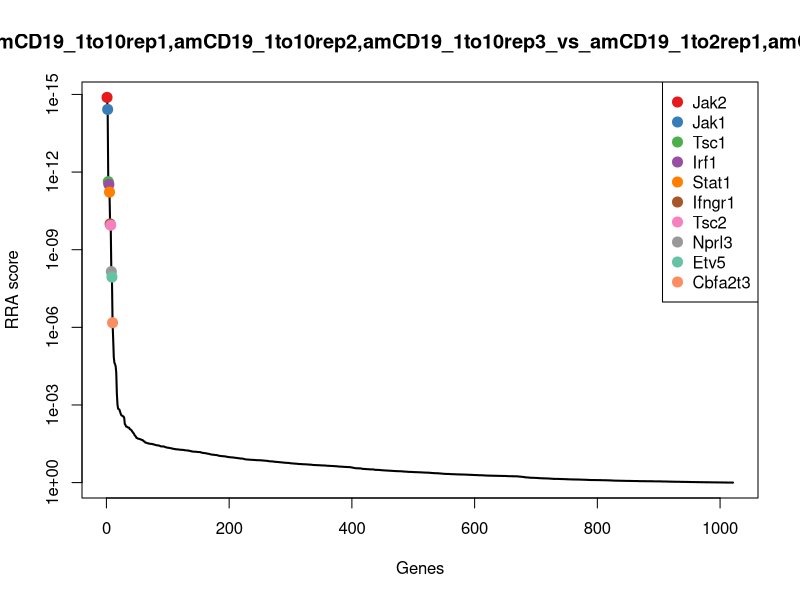
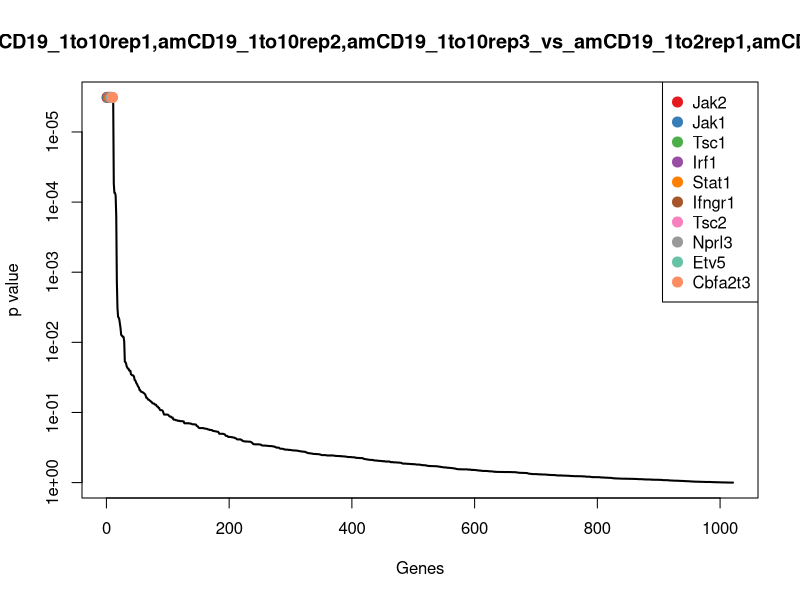
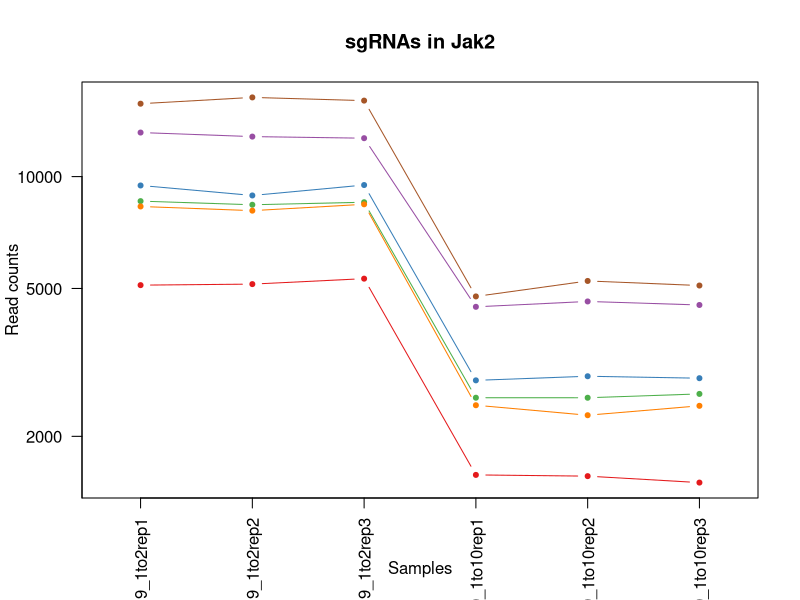
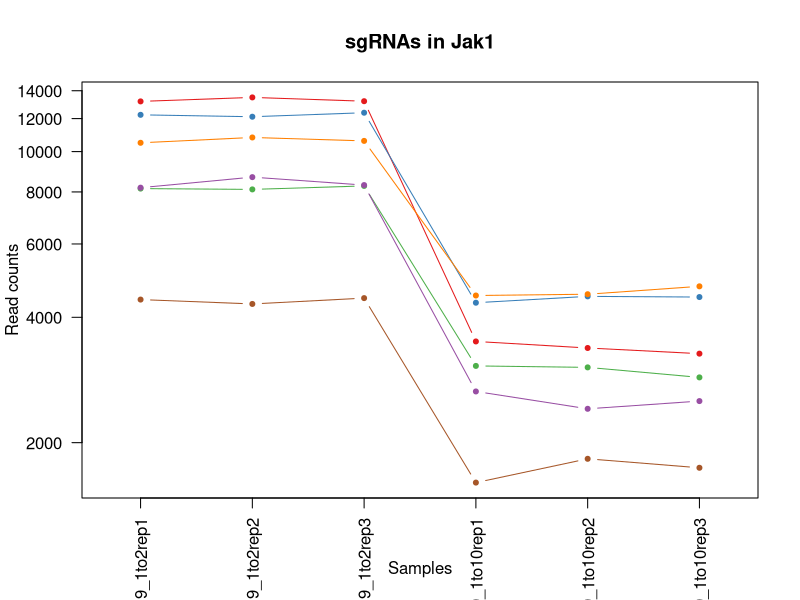
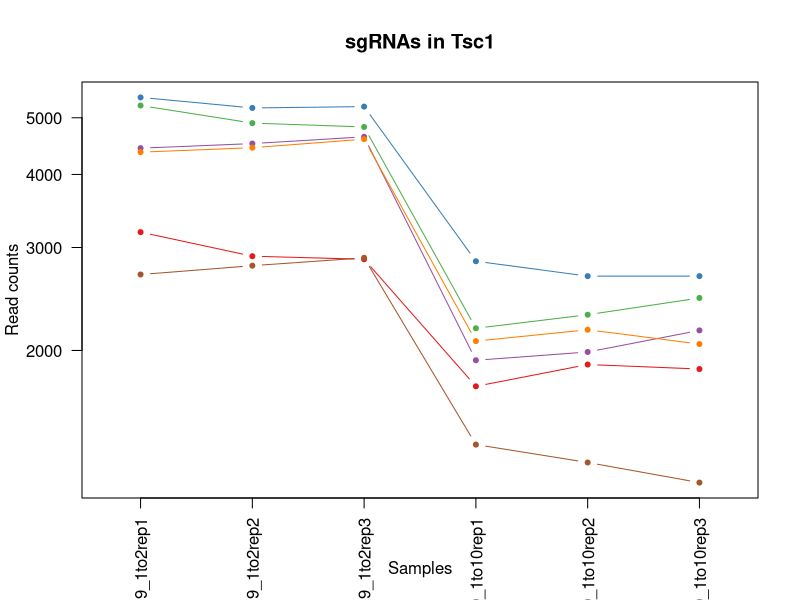
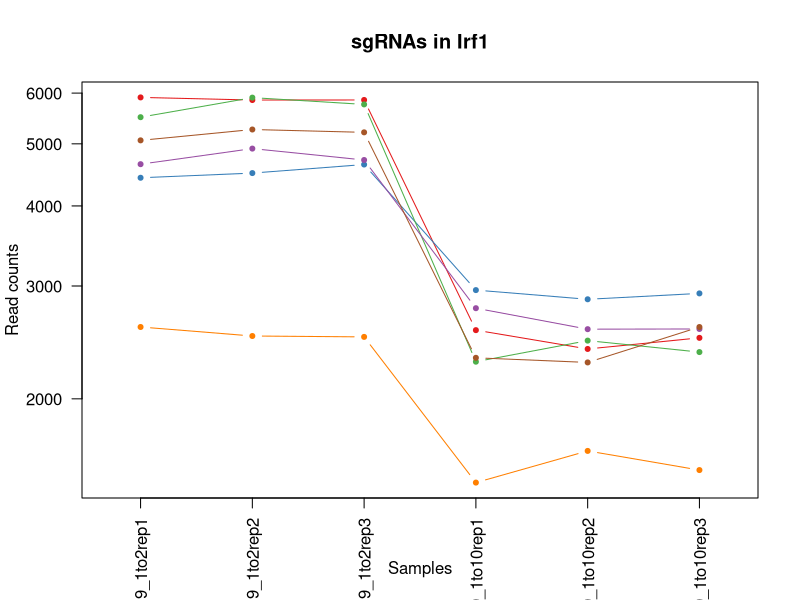
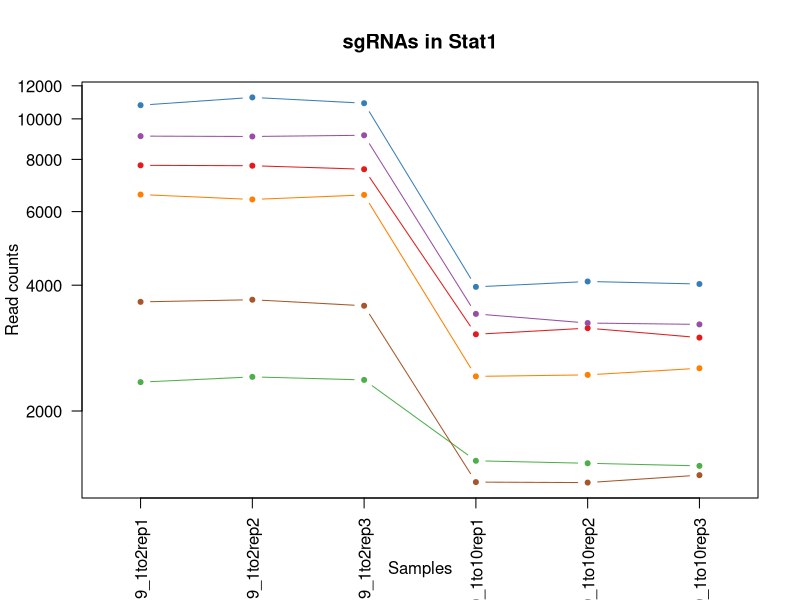
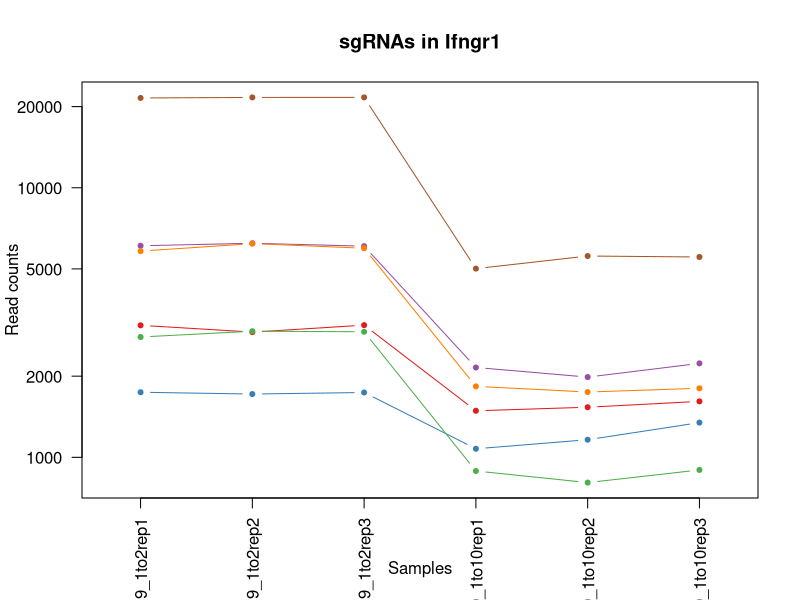

Here is the R script that generated these plots, in order: (Note: this script raises an error after producing the figures.)
pdf(file='cd19_1to10_v_cd19_1to2.pdf',width=4.5,height=4.5);
gstable=read.table('cd19_1to10_v_cd19_1to2.gene_summary.txt',header=T)
# 
#
# parameters
# Do not modify the variables beginning with "__"

# gstablename='__GENE_SUMMARY_FILE__'
startindex=3
# outputfile='__OUTPUT_FILE__'
targetgenelist=c("Jak2","Jak1","Tsc1","Irf1","Stat1","Ifngr1","Tsc2","Nprl3","Etv5","Cbfa2t3")
# samplelabel=sub('.\\w+.\\w+$','',colnames(gstable)[startindex]);
samplelabel='amCD19_1to10rep1,amCD19_1to10rep2,amCD19_1to10rep3_vs_amCD19_1to2rep1,amCD19_1to2rep2,amCD19_1to2rep3 neg.'


# You need to write some codes in front of this code:
# gstable=read.table(gstablename,header=T)
# pdf(file=outputfile,width=6,height=6)


# set up color using RColorBrewer
#library(RColorBrewer)
#colors <- brewer.pal(length(targetgenelist), "Set1")

colors=c( "#E41A1C", "#377EB8", "#4DAF4A", "#984EA3", "#FF7F00",  "#A65628", "#F781BF",
          "#999999", "#66C2A5", "#FC8D62", "#8DA0CB", "#E78AC3", "#A6D854", "#FFD92F", "#E5C494", "#B3B3B3", 
          "#8DD3C7", "#FFFFB3", "#BEBADA", "#FB8072", "#80B1D3", "#FDB462", "#B3DE69", "#FCCDE5",
          "#D9D9D9", "#BC80BD", "#CCEBC5", "#FFED6F")

######
# function definition

plotrankedvalues<-function(val, tglist, ...){
  
  plot(val,log='y',ylim=c(max(val),min(val)),type='l',lwd=2, ...)
  if(length(tglist)>0){
    for(i in 1:length(tglist)){
      targetgene=tglist[i];
      tx=which(names(val)==targetgene);ty=val[targetgene];
      points(tx,ty,col=colors[(i %% length(colors)) ],cex=2,pch=20)
      # text(tx+50,ty,targetgene,col=colors[i])
    }
    legend('topright',tglist,pch=20,pt.cex = 2,cex=1,col=colors)
  }
}



plotrandvalues<-function(val,targetgenelist, ...){
  # choose the one with the best distance distribution
  
  mindiffvalue=0;
  randval=val;
  for(i in 1:20){
    randval0=sample(val)
    vindex=sort(which(names(randval0) %in% targetgenelist))
    if(max(vindex)>0.9*length(val)){
      # print('pass...')
      next;
    }
    mindiffind=min(diff(vindex));
    if (mindiffind > mindiffvalue){
      mindiffvalue=mindiffind;
      randval=randval0;
      # print(paste('Diff: ',mindiffvalue))
    }
  }
  plot(randval,log='y',ylim=c(max(randval),min(randval)),pch=20,col='grey', ...)
  
  if(length(targetgenelist)>0){
    for(i in 1:length(targetgenelist)){
      targetgene=targetgenelist[i];
      tx=which(names(randval)==targetgene);ty=randval[targetgene];
      points(tx,ty,col=colors[(i %% length(colors)) ],cex=2,pch=20)
      text(tx+50,ty,targetgene,col=colors[i])
    }
  }
  
}




# set.seed(1235)



pvec=gstable[,startindex]
names(pvec)=gstable[,'id']
pvec=sort(pvec);

plotrankedvalues(pvec,targetgenelist,xlab='Genes',ylab='RRA score',main=paste('Distribution of RRA scores in \\n',samplelabel))

# plotrandvalues(pvec,targetgenelist,xlab='Genes',ylab='RRA score',main=paste('Distribution of RRA scores in \\n',samplelabel))


pvec=gstable[,startindex+1]
names(pvec)=gstable[,'id']
pvec=sort(pvec);

plotrankedvalues(pvec,targetgenelist,xlab='Genes',ylab='p value',main=paste('Distribution of p values in \\n',samplelabel))

# plotrandvalues(pvec,targetgenelist,xlab='Genes',ylab='p value',main=paste('Distribution of p values in \\n',samplelabel))



# you need to write after this code:
# dev.off()






# parameters
# Do not modify the variables beginning with "__"
targetmat=list(c(5102.881895553063,5135.699508500145,5312.133800657815,1573.7654676753477,1561.7392278813384,1500.4961388581357),c(9464.362005283041,8896.222798680315,9490.075324849484,2828.285952611252,2901.194099401652,2866.2171754236247),c(8588.965273851902,8397.970545665832,8530.725787223962,2539.5216466157754,2539.0238980892923,2600.260973566135),c(13138.149047057626,12812.770222947307,12686.383432935943,4461.408527630115,4612.400394491266,4512.2704247578195),c(8309.347722066495,8097.310900418235,8422.16330232292,2424.0159242175846,2278.4146527005046,2415.169833084233),c(15709.523127238663,16334.701862826827,16012.966522903653,4758.194064347687,5237.0960856438005,5090.90486393425))
targetgene="Jak2"
collabel=c("amCD19_1to2rep1","amCD19_1to2rep2","amCD19_1to2rep3","amCD19_1to10rep1","amCD19_1to10rep2","amCD19_1to10rep3")

# set up color using RColorBrewer
#library(RColorBrewer)
#colors <- brewer.pal(length(targetgenelist), "Set1")

colors=c( "#E41A1C", "#377EB8", "#4DAF4A", "#984EA3", "#FF7F00",  "#A65628", "#F781BF",
          "#999999", "#66C2A5", "#FC8D62", "#8DA0CB", "#E78AC3", "#A6D854", "#FFD92F", "#E5C494", "#B3B3B3", 
          "#8DD3C7", "#FFFFB3", "#BEBADA", "#FB8072", "#80B1D3", "#FDB462", "#B3DE69", "#FCCDE5",
          "#D9D9D9", "#BC80BD", "#CCEBC5", "#FFED6F")


## code

targetmatvec=unlist(targetmat)+1
yrange=range(targetmatvec[targetmatvec>0]);
# yrange[1]=1; # set the minimum value to 1
for(i in 1:length(targetmat)){
  vali=targetmat[[i]]+1;
  if(i==1){
    plot(1:length(vali),vali,type='b',las=1,pch=20,main=paste('sgRNAs in',targetgene),ylab='Read counts',xlab='Samples',xlim=c(0.7,length(vali)+0.3),ylim = yrange,col=colors[(i %% length(colors))],xaxt='n',log='y')
    axis(1,at=1:length(vali),labels=(collabel),las=2)
    # lines(0:100,rep(1,101),col='black');
  }else{
    lines(1:length(vali),vali,type='b',pch=20,col=colors[(i %% length(colors))])
  }
}




# parameters
# Do not modify the variables beginning with "__"
targetmat=list(c(13197.394746148791,13492.10158048591,13212.054412456777,3498.8608409785256,3374.5064788945238,3270.5424823015655),c(12252.785749424234,12124.897398214169,12396.121631200527,4334.673082220988,4489.760749602424,4472.736394751976),c(8148.775266585768,8112.116110222094,8269.604441961983,3056.0889051187946,3031.4987220960456,2868.0141767875266),c(8190.3026257618185,8681.54725652436,8308.458383926567,2653.4231228695467,2410.6355198462866,2515.8019094627425),c(10497.009003460827,10811.219743694839,10608.268919330214,4511.140158107113,4543.415594241292,4745.880602065074),c(4410.759242618891,4305.46889719144,4446.490828946877,1602.6418982748955,1828.0972066242905,1739.4973202570964))
targetgene="Jak1"
collabel=c("amCD19_1to2rep1","amCD19_1to2rep2","amCD19_1to2rep3","amCD19_1to10rep1","amCD19_1to10rep2","amCD19_1to10rep3")

# set up color using RColorBrewer
#library(RColorBrewer)
#colors <- brewer.pal(length(targetgenelist), "Set1")

colors=c( "#E41A1C", "#377EB8", "#4DAF4A", "#984EA3", "#FF7F00",  "#A65628", "#F781BF",
          "#999999", "#66C2A5", "#FC8D62", "#8DA0CB", "#E78AC3", "#A6D854", "#FFD92F", "#E5C494", "#B3B3B3", 
          "#8DD3C7", "#FFFFB3", "#BEBADA", "#FB8072", "#80B1D3", "#FDB462", "#B3DE69", "#FCCDE5",
          "#D9D9D9", "#BC80BD", "#CCEBC5", "#FFED6F")


## code

targetmatvec=unlist(targetmat)+1
yrange=range(targetmatvec[targetmatvec>0]);
# yrange[1]=1; # set the minimum value to 1
for(i in 1:length(targetmat)){
  vali=targetmat[[i]]+1;
  if(i==1){
    plot(1:length(vali),vali,type='b',las=1,pch=20,main=paste('sgRNAs in',targetgene),ylab='Read counts',xlab='Samples',xlim=c(0.7,length(vali)+0.3),ylim = yrange,col=colors[(i %% length(colors))],xaxt='n',log='y')
    axis(1,at=1:length(vali),labels=(collabel),las=2)
    # lines(0:100,rep(1,101),col='black');
  }else{
    lines(1:length(vali),vali,type='b',pch=20,col=colors[(i %% length(colors))])
  }
}




# parameters
# Do not modify the variables beginning with "__"
targetmat=list(c(3185.9789959865807,2897.835103532236,2863.1926938901056,1735.7943282616986,1891.3332735200993,1858.0994102746256),c(5416.275032801656,5196.059210008185,5223.569668238544,2841.1199217666067,2678.909743040627,2679.329033577821),c(5245.736011118676,4894.830133614286,4821.317092605211,2181.7747564102683,2301.4095861171622,2458.29786581788),c(4435.121960002174,4515.588990176976,4637.903631272398,1923.4911271587584,1987.1454960895064,2163.589642137959),c(4365.909694708757,4443.271234596588,4595.05001881146,2074.290264734174,2169.1887189713802,2050.378556212135),c(2696.5098558315344,2791.9209103200146,2879.7627573750015,1379.6516842006108,1285.8000268814453,1187.817901539195))
targetgene="Tsc1"
collabel=c("amCD19_1to2rep1","amCD19_1to2rep2","amCD19_1to2rep3","amCD19_1to10rep1","amCD19_1to10rep2","amCD19_1to10rep3")

# set up color using RColorBrewer
#library(RColorBrewer)
#colors <- brewer.pal(length(targetgenelist), "Set1")

colors=c( "#E41A1C", "#377EB8", "#4DAF4A", "#984EA3", "#FF7F00",  "#A65628", "#F781BF",
          "#999999", "#66C2A5", "#FC8D62", "#8DA0CB", "#E78AC3", "#A6D854", "#FFD92F", "#E5C494", "#B3B3B3", 
          "#8DD3C7", "#FFFFB3", "#BEBADA", "#FB8072", "#80B1D3", "#FDB462", "#B3DE69", "#FCCDE5",
          "#D9D9D9", "#BC80BD", "#CCEBC5", "#FFED6F")


## code

targetmatvec=unlist(targetmat)+1
yrange=range(targetmatvec[targetmatvec>0]);
# yrange[1]=1; # set the minimum value to 1
for(i in 1:length(targetmat)){
  vali=targetmat[[i]]+1;
  if(i==1){
    plot(1:length(vali),vali,type='b',las=1,pch=20,main=paste('sgRNAs in',targetgene),ylab='Read counts',xlab='Samples',xlim=c(0.7,length(vali)+0.3),ylim = yrange,col=colors[(i %% length(colors))],xaxt='n',log='y')
    axis(1,at=1:length(vali),labels=(collabel),las=2)
    # lines(0:100,rep(1,101),col='black');
  }else{
    lines(1:length(vali),vali,type='b',pch=20,col=colors[(i %% length(colors))])
  }
}




# parameters
# Do not modify the variables beginning with "__"
targetmat=list(c(5906.851569201398,5851.474459402094,5852.660699165107,2558.772600348807,2391.473075332405,2488.846889004213),c(4425.155393799922,4500.214349226815,4640.760538769794,2955.021398020378,2859.0367214711127,2920.1272163406834),c(5501.544543643146,5902.1538314229965,5760.096896249482,2284.4465096531044,2464.2903644851544,2364.8537948949784),c(4646.634642738857,4914.190792588563,4716.754278200523,2768.9288452677374,2567.7675648601144,2569.7119503798017),c(2587.985023851456,2505.4970437299744,2497.508534223439,1479.1149451546082,1657.5514504507455,1547.2181743195868),c(5061.90823449936,5263.252085271853,5209.8565122510445,2316.5314325414906,2278.4146527005046,2587.681964018821))
targetgene="Irf1"
collabel=c("amCD19_1to2rep1","amCD19_1to2rep2","amCD19_1to2rep3","amCD19_1to10rep1","amCD19_1to10rep2","amCD19_1to10rep3")

# set up color using RColorBrewer
#library(RColorBrewer)
#colors <- brewer.pal(length(targetgenelist), "Set1")

colors=c( "#E41A1C", "#377EB8", "#4DAF4A", "#984EA3", "#FF7F00",  "#A65628", "#F781BF",
          "#999999", "#66C2A5", "#FC8D62", "#8DA0CB", "#E78AC3", "#A6D854", "#FFD92F", "#E5C494", "#B3B3B3", 
          "#8DD3C7", "#FFFFB3", "#BEBADA", "#FB8072", "#80B1D3", "#FDB462", "#B3DE69", "#FCCDE5",
          "#D9D9D9", "#BC80BD", "#CCEBC5", "#FFED6F")


## code

targetmatvec=unlist(targetmat)+1
yrange=range(targetmatvec[targetmatvec>0]);
# yrange[1]=1; # set the minimum value to 1
for(i in 1:length(targetmat)){
  vali=targetmat[[i]]+1;
  if(i==1){
    plot(1:length(vali),vali,type='b',las=1,pch=20,main=paste('sgRNAs in',targetgene),ylab='Read counts',xlab='Samples',xlim=c(0.7,length(vali)+0.3),ylim = yrange,col=colors[(i %% length(colors))],xaxt='n',log='y')
    axis(1,at=1:length(vali),labels=(collabel),las=2)
    # lines(0:100,rep(1,101),col='black');
  }else{
    lines(1:length(vali),vali,type='b',pch=20,col=colors[(i %% length(colors))])
  }
}




# parameters
# Do not modify the variables beginning with "__"
targetmat=list(c(7741.807146660474,7724.3334995902505,7576.518683093754,3051.2761666855367,3156.054611436275,2995.6012736245657),c(10782.717234592054,11254.806606664304,10901.387628563027,3962.4879767157076,4081.600681456749,4025.2830551403886),c(2343.80415189628,2412.679766882705,2372.375985837501,1519.221098765091,1498.5031609855296,1477.1351211274105),c(9093.384263310325,9075.024178619227,9135.247413672922,3413.8357953243017,3246.118100651518,3222.0234454762126),c(6589.561354055665,6414.072431948734,6576.601059005212,2419.2031857843267,2439.3791866171086,2530.1779203739584),c(3647.7632300242603,3691.052690331294,3570.5629902453143,1350.775253601063,1347.119849325866,1403.45806520743))
targetgene="Stat1"
collabel=c("amCD19_1to2rep1","amCD19_1to2rep2","amCD19_1to2rep3","amCD19_1to10rep1","amCD19_1to10rep2","amCD19_1to10rep3")

# set up color using RColorBrewer
#library(RColorBrewer)
#colors <- brewer.pal(length(targetgenelist), "Set1")

colors=c( "#E41A1C", "#377EB8", "#4DAF4A", "#984EA3", "#FF7F00",  "#A65628", "#F781BF",
          "#999999", "#66C2A5", "#FC8D62", "#8DA0CB", "#E78AC3", "#A6D854", "#FFD92F", "#E5C494", "#B3B3B3", 
          "#8DD3C7", "#FFFFB3", "#BEBADA", "#FB8072", "#80B1D3", "#FDB462", "#B3DE69", "#FCCDE5",
          "#D9D9D9", "#BC80BD", "#CCEBC5", "#FFED6F")


## code

targetmatvec=unlist(targetmat)+1
yrange=range(targetmatvec[targetmatvec>0]);
# yrange[1]=1; # set the minimum value to 1
for(i in 1:length(targetmat)){
  vali=targetmat[[i]]+1;
  if(i==1){
    plot(1:length(vali),vali,type='b',las=1,pch=20,main=paste('sgRNAs in',targetgene),ylab='Read counts',xlab='Samples',xlim=c(0.7,length(vali)+0.3),ylim = yrange,col=colors[(i %% length(colors))],xaxt='n',log='y')
    axis(1,at=1:length(vali),labels=(collabel),las=2)
    # lines(0:100,rep(1,101),col='black');
  }else{
    lines(1:length(vali),vali,type='b',pch=20,col=colors[(i %% length(colors))])
  }
}




# parameters
# Do not modify the variables beginning with "__"
targetmat=list(c(3086.867032086407,2912.640313336095,3092.3166751812514,1487.1361758767048,1532.995561110516,1611.9102234200573),c(1742.4879910270715,1715.69604380873,1738.713902915105,1074.8449167609408,1161.2441375412159,1344.1570201986654),c(2793.9607253646654,2935.986990334488,2921.4736068369807,888.7523640083004,804.8226695830209,896.7036805870775),c(6091.786742065408,6223.8824290837765,6070.3570504666695,2152.8983258107205,1983.3130071867301,2230.078692602331),c(5820.474662115213,6203.952338963198,5965.222854562503,1832.0490969268576,1745.6986952146003,1802.392367993665),c(21528.89039310918,21630.41152343791,21633.64633328022,5011.664955165939,5580.103842442279,5534.764200818034))
targetgene="Ifngr1"
collabel=c("amCD19_1to2rep1","amCD19_1to2rep2","amCD19_1to2rep3","amCD19_1to10rep1","amCD19_1to10rep2","amCD19_1to10rep3")

# set up color using RColorBrewer
#library(RColorBrewer)
#colors <- brewer.pal(length(targetgenelist), "Set1")

colors=c( "#E41A1C", "#377EB8", "#4DAF4A", "#984EA3", "#FF7F00",  "#A65628", "#F781BF",
          "#999999", "#66C2A5", "#FC8D62", "#8DA0CB", "#E78AC3", "#A6D854", "#FFD92F", "#E5C494", "#B3B3B3", 
          "#8DD3C7", "#FFFFB3", "#BEBADA", "#FB8072", "#80B1D3", "#FDB462", "#B3DE69", "#FCCDE5",
          "#D9D9D9", "#BC80BD", "#CCEBC5", "#FFED6F")


## code

targetmatvec=unlist(targetmat)+1
yrange=range(targetmatvec[targetmatvec>0]);
# yrange[1]=1; # set the minimum value to 1
for(i in 1:length(targetmat)){
  vali=targetmat[[i]]+1;
  if(i==1){
    plot(1:length(vali),vali,type='b',las=1,pch=20,main=paste('sgRNAs in',targetgene),ylab='Read counts',xlab='Samples',xlim=c(0.7,length(vali)+0.3),ylim = yrange,col=colors[(i %% length(colors))],xaxt='n',log='y')
    axis(1,at=1:length(vali),labels=(collabel),las=2)
    # lines(0:100,rep(1,101),col='black');
  }else{
    lines(1:length(vali),vali,type='b',pch=20,col=colors[(i %% length(colors))])
  }
}




# parameters
# Do not modify the variables beginning with "__"
targetmat=list(c(3621.185720151588,3346.5468468184226,3467.142938839585,1843.2788199377926,1808.934762110409,1879.6634266414492),c(5530.336846005208,5296.848522903687,5409.2686555692735,2555.5641080599685,2389.556830881017,2398.9968208091154),c(11127.117466692096,11452.968645577494,10797.967577157297,4312.213636199118,4575.9917499148905,4801.587644346035),c(1192.6657555361653,1301.719600446982,1162.7613514401048,803.7273183540767,810.5714029371854,832.011631486607),c(12692.42205856802,12752.979952585569,12794.945917836985,4862.470063734943,4706.296372609285,4812.369652529446),c(7627.191635334576,8198.669644460038,8198.753136026566,2902.0812752545403,2839.874276957231,2930.9092245240954))
targetgene="Tsc2"
collabel=c("amCD19_1to2rep1","amCD19_1to2rep2","amCD19_1to2rep3","amCD19_1to10rep1","amCD19_1to10rep2","amCD19_1to10rep3")

# set up color using RColorBrewer
#library(RColorBrewer)
#colors <- brewer.pal(length(targetgenelist), "Set1")

colors=c( "#E41A1C", "#377EB8", "#4DAF4A", "#984EA3", "#FF7F00",  "#A65628", "#F781BF",
          "#999999", "#66C2A5", "#FC8D62", "#8DA0CB", "#E78AC3", "#A6D854", "#FFD92F", "#E5C494", "#B3B3B3", 
          "#8DD3C7", "#FFFFB3", "#BEBADA", "#FB8072", "#80B1D3", "#FDB462", "#B3DE69", "#FCCDE5",
          "#D9D9D9", "#BC80BD", "#CCEBC5", "#FFED6F")


## code

targetmatvec=unlist(targetmat)+1
yrange=range(targetmatvec[targetmatvec>0]);
# yrange[1]=1; # set the minimum value to 1
for(i in 1:length(targetmat)){
  vali=targetmat[[i]]+1;
  if(i==1){
    plot(1:length(vali),vali,type='b',las=1,pch=20,main=paste('sgRNAs in',targetgene),ylab='Read counts',xlab='Samples',xlim=c(0.7,length(vali)+0.3),ylim = yrange,col=colors[(i %% length(colors))],xaxt='n',log='y')
    axis(1,at=1:length(vali),labels=(collabel),las=2)
    # lines(0:100,rep(1,101),col='black');
  }else{
    lines(1:length(vali),vali,type='b',pch=20,col=colors[(i %% length(colors))])
  }
}




# parameters
# Do not modify the variables beginning with "__"
targetmat=list(c(4174.330144376579,4356.717700358644,4163.08560520521,3287.100349915176,3481.81616817226,3123.188370461605),c(3409.119339292558,3278.784540408453,3488.284054320314,2340.59512470778,2462.3741200337663,2440.32785217886),c(4478.310413545267,4480.853690252538,4477.345429918752,3798.8548699849375,3730.9279468527184,3647.912768720977),c(3880.316441410142,3866.437483392392,3983.6718143687517,2699.9462610577066,2738.3133210336596,2654.1710144831936),c(4833.2309099699105,4659.085639045147,4705.32664821094,3059.2973974076335,3230.788145040413,3205.850433201095),c(3099.0483907780485,3140.982203003304,3211.164027072918,2274.821032786588,2305.2420750199385,2237.2666980579393))
targetgene="Nprl3"
collabel=c("amCD19_1to2rep1","amCD19_1to2rep2","amCD19_1to2rep3","amCD19_1to10rep1","amCD19_1to10rep2","amCD19_1to10rep3")

# set up color using RColorBrewer
#library(RColorBrewer)
#colors <- brewer.pal(length(targetgenelist), "Set1")

colors=c( "#E41A1C", "#377EB8", "#4DAF4A", "#984EA3", "#FF7F00",  "#A65628", "#F781BF",
          "#999999", "#66C2A5", "#FC8D62", "#8DA0CB", "#E78AC3", "#A6D854", "#FFD92F", "#E5C494", "#B3B3B3", 
          "#8DD3C7", "#FFFFB3", "#BEBADA", "#FB8072", "#80B1D3", "#FDB462", "#B3DE69", "#FCCDE5",
          "#D9D9D9", "#BC80BD", "#CCEBC5", "#FFED6F")


## code

targetmatvec=unlist(targetmat)+1
yrange=range(targetmatvec[targetmatvec>0]);
# yrange[1]=1; # set the minimum value to 1
for(i in 1:length(targetmat)){
  vali=targetmat[[i]]+1;
  if(i==1){
    plot(1:length(vali),vali,type='b',las=1,pch=20,main=paste('sgRNAs in',targetgene),ylab='Read counts',xlab='Samples',xlim=c(0.7,length(vali)+0.3),ylim = yrange,col=colors[(i %% length(colors))],xaxt='n',log='y')
    axis(1,at=1:length(vali),labels=(collabel),las=2)
    # lines(0:100,rep(1,101),col='black');
  }else{
    lines(1:length(vali),vali,type='b',pch=20,col=colors[(i %% length(colors))])
  }
}




# parameters
# Do not modify the variables beginning with "__"
targetmat=list(c(1521.5624402104838,1606.365263718695,1463.3080201661464,1158.2657162707453,1073.0968927773613,1108.7498415275088),c(2538.1521928401958,2656.396297500075,2587.786811141147,1737.3985744061179,1755.279917471541,1947.9494784697235),c(2625.0827980487275,2824.947916805546,2645.496342588543,1601.037652130476,1590.4828946521604,1446.586097941077),c(1727.5381417236933,1690.6410733714304,1600.4395800411467,1211.2058390365826,1212.9827377286958,1317.201999740136),c(1191.5583592914707,1204.9163055755967,1233.0412758760422,652.9281807786612,666.8530690830745,745.755566019313),c(2079.1364494142526,2057.9241627363926,1964.9809767088552,968.9646712292662,967.7034479510133,975.7717405987638))
targetgene="Etv5"
collabel=c("amCD19_1to2rep1","amCD19_1to2rep2","amCD19_1to2rep3","amCD19_1to10rep1","amCD19_1to10rep2","amCD19_1to10rep3")

# set up color using RColorBrewer
#library(RColorBrewer)
#colors <- brewer.pal(length(targetgenelist), "Set1")

colors=c( "#E41A1C", "#377EB8", "#4DAF4A", "#984EA3", "#FF7F00",  "#A65628", "#F781BF",
          "#999999", "#66C2A5", "#FC8D62", "#8DA0CB", "#E78AC3", "#A6D854", "#FFD92F", "#E5C494", "#B3B3B3", 
          "#8DD3C7", "#FFFFB3", "#BEBADA", "#FB8072", "#80B1D3", "#FDB462", "#B3DE69", "#FCCDE5",
          "#D9D9D9", "#BC80BD", "#CCEBC5", "#FFED6F")


## code

targetmatvec=unlist(targetmat)+1
yrange=range(targetmatvec[targetmatvec>0]);
# yrange[1]=1; # set the minimum value to 1
for(i in 1:length(targetmat)){
  vali=targetmat[[i]]+1;
  if(i==1){
    plot(1:length(vali),vali,type='b',las=1,pch=20,main=paste('sgRNAs in',targetgene),ylab='Read counts',xlab='Samples',xlim=c(0.7,length(vali)+0.3),ylim = yrange,col=colors[(i %% length(colors))],xaxt='n',log='y')
    axis(1,at=1:length(vali),labels=(collabel),las=2)
    # lines(0:100,rep(1,101),col='black');
  }else{
    lines(1:length(vali),vali,type='b',pch=20,col=colors[(i %% length(colors))])
  }
}




# parameters
# Do not modify the variables beginning with "__"
targetmat=list(c(2188.2149795166783,2158.1440444855916,2046.688531134376,1719.7518668175055,1657.5514504507455,1646.0532493341946),c(1844.3684455389816,1867.164728725133,1715.8586429359384,1830.4448507824382,1843.4271622353956,1804.1893693575669),c(2719.7651769701224,2648.9936925981456,2634.06871259896,1342.7540228789665,1444.8483163466615,1421.4280788464496),c(2957.8553695794776,3024.2488180113396,2863.1926938901056,2026.1628804015945,1866.4220956520533,1908.4154484638805),c(1606.8319510519739,1606.365263718695,1602.7251060390633,944.9009790629764,917.8810922149215,1049.448796518744),c(2668.27125159182,2774.8379759309464,2598.643059631251,1576.9739599641864,1615.3940725202065,1529.2481606805673))
targetgene="Cbfa2t3"
collabel=c("amCD19_1to2rep1","amCD19_1to2rep2","amCD19_1to2rep3","amCD19_1to10rep1","amCD19_1to10rep2","amCD19_1to10rep3")

# set up color using RColorBrewer
#library(RColorBrewer)
#colors <- brewer.pal(length(targetgenelist), "Set1")

colors=c( "#E41A1C", "#377EB8", "#4DAF4A", "#984EA3", "#FF7F00",  "#A65628", "#F781BF",
          "#999999", "#66C2A5", "#FC8D62", "#8DA0CB", "#E78AC3", "#A6D854", "#FFD92F", "#E5C494", "#B3B3B3", 
          "#8DD3C7", "#FFFFB3", "#BEBADA", "#FB8072", "#80B1D3", "#FDB462", "#B3DE69", "#FCCDE5",
          "#D9D9D9", "#BC80BD", "#CCEBC5", "#FFED6F")


## code

targetmatvec=unlist(targetmat)+1
yrange=range(targetmatvec[targetmatvec>0]);
# yrange[1]=1; # set the minimum value to 1
for(i in 1:length(targetmat)){
  vali=targetmat[[i]]+1;
  if(i==1){
    plot(1:length(vali),vali,type='b',las=1,pch=20,main=paste('sgRNAs in',targetgene),ylab='Read counts',xlab='Samples',xlim=c(0.7,length(vali)+0.3),ylim = yrange,col=colors[(i %% length(colors))],xaxt='n',log='y')
    axis(1,at=1:length(vali),labels=(collabel),las=2)
    # lines(0:100,rep(1,101),col='black');
  }else{
    lines(1:length(vali),vali,type='b',pch=20,col=colors[(i %% length(colors))])
  }
}



# 
#
# parameters
# Do not modify the variables beginning with "__"

# gstablename='__GENE_SUMMARY_FILE__'
startindex=9
# outputfile='__OUTPUT_FILE__'
targetgenelist=c("H2-T23","Brd4","Eif2ak4","Stub1","Rnf31","Keap1","Rbck1","Cbx4","Phf6","Zmiz1")
# samplelabel=sub('.\\w+.\\w+$','',colnames(gstable)[startindex]);
samplelabel='amCD19_1to10rep1,amCD19_1to10rep2,amCD19_1to10rep3_vs_amCD19_1to2rep1,amCD19_1to2rep2,amCD19_1to2rep3 pos.'


# You need to write some codes in front of this code:
# gstable=read.table(gstablename,header=T)
# pdf(file=outputfile,width=6,height=6)


# set up color using RColorBrewer
#library(RColorBrewer)
#colors <- brewer.pal(length(targetgenelist), "Set1")

colors=c( "#E41A1C", "#377EB8", "#4DAF4A", "#984EA3", "#FF7F00",  "#A65628", "#F781BF",
          "#999999", "#66C2A5", "#FC8D62", "#8DA0CB", "#E78AC3", "#A6D854", "#FFD92F", "#E5C494", "#B3B3B3", 
          "#8DD3C7", "#FFFFB3", "#BEBADA", "#FB8072", "#80B1D3", "#FDB462", "#B3DE69", "#FCCDE5",
          "#D9D9D9", "#BC80BD", "#CCEBC5", "#FFED6F")

######
# function definition

plotrankedvalues<-function(val, tglist, ...){
  
  plot(val,log='y',ylim=c(max(val),min(val)),type='l',lwd=2, ...)
  if(length(tglist)>0){
    for(i in 1:length(tglist)){
      targetgene=tglist[i];
      tx=which(names(val)==targetgene);ty=val[targetgene];
      points(tx,ty,col=colors[(i %% length(colors)) ],cex=2,pch=20)
      # text(tx+50,ty,targetgene,col=colors[i])
    }
    legend('topright',tglist,pch=20,pt.cex = 2,cex=1,col=colors)
  }
}



plotrandvalues<-function(val,targetgenelist, ...){
  # choose the one with the best distance distribution
  
  mindiffvalue=0;
  randval=val;
  for(i in 1:20){
    randval0=sample(val)
    vindex=sort(which(names(randval0) %in% targetgenelist))
    if(max(vindex)>0.9*length(val)){
      # print('pass...')
      next;
    }
    mindiffind=min(diff(vindex));
    if (mindiffind > mindiffvalue){
      mindiffvalue=mindiffind;
      randval=randval0;
      # print(paste('Diff: ',mindiffvalue))
    }
  }
  plot(randval,log='y',ylim=c(max(randval),min(randval)),pch=20,col='grey', ...)
  
  if(length(targetgenelist)>0){
    for(i in 1:length(targetgenelist)){
      targetgene=targetgenelist[i];
      tx=which(names(randval)==targetgene);ty=randval[targetgene];
      points(tx,ty,col=colors[(i %% length(colors)) ],cex=2,pch=20)
      text(tx+50,ty,targetgene,col=colors[i])
    }
  }
  
}




# set.seed(1235)



pvec=gstable[,startindex]
names(pvec)=gstable[,'id']
pvec=sort(pvec);

plotrankedvalues(pvec,targetgenelist,xlab='Genes',ylab='RRA score',main=paste('Distribution of RRA scores in \\n',samplelabel))

# plotrandvalues(pvec,targetgenelist,xlab='Genes',ylab='RRA score',main=paste('Distribution of RRA scores in \\n',samplelabel))


pvec=gstable[,startindex+1]
names(pvec)=gstable[,'id']
pvec=sort(pvec);

plotrankedvalues(pvec,targetgenelist,xlab='Genes',ylab='p value',main=paste('Distribution of p values in \\n',samplelabel))

# plotrandvalues(pvec,targetgenelist,xlab='Genes',ylab='p value',main=paste('Distribution of p values in \\n',samplelabel))



# you need to write after this code:
# dev.off()






# parameters
# Do not modify the variables beginning with "__"
targetmat=list(c(517.1540462724133,452.1283301639999,454.81967358541687,691.4300882447246,663.0205801802982,632.5444800934896),c(809.5066548718075,796.0647425305691,814.2186367578129,1175.9124238593577,1188.07155986065,1223.7579288172342),c(1190.4509630467758,1188.9722334791331,1231.3271313776047,1719.7518668175055,1670.9651616104625,1681.9932766122338),c(733.096313987875,702.6780345369973,733.6538453312504,1270.5629463800974,1402.6909384161222,1290.2469792816066),c(569.201669773063,550.0704873279898,613.6637304406253,787.6848569098836,967.7034479510133,718.8005455607836),c(270.20468370550077,315.46485505145586,310.8315357166668,421.9167359822798,452.2336905276023,436.6713314281761))
targetgene="H2-T23"
collabel=c("amCD19_1to2rep1","amCD19_1to2rep2","amCD19_1to2rep3","amCD19_1to10rep1","amCD19_1to10rep2","amCD19_1to10rep3")

# set up color using RColorBrewer
#library(RColorBrewer)
#colors <- brewer.pal(length(targetgenelist), "Set1")

colors=c( "#E41A1C", "#377EB8", "#4DAF4A", "#984EA3", "#FF7F00",  "#A65628", "#F781BF",
          "#999999", "#66C2A5", "#FC8D62", "#8DA0CB", "#E78AC3", "#A6D854", "#FFD92F", "#E5C494", "#B3B3B3", 
          "#8DD3C7", "#FFFFB3", "#BEBADA", "#FB8072", "#80B1D3", "#FDB462", "#B3DE69", "#FCCDE5",
          "#D9D9D9", "#BC80BD", "#CCEBC5", "#FFED6F")


## code

targetmatvec=unlist(targetmat)+1
yrange=range(targetmatvec[targetmatvec>0]);
# yrange[1]=1; # set the minimum value to 1
for(i in 1:length(targetmat)){
  vali=targetmat[[i]]+1;
  if(i==1){
    plot(1:length(vali),vali,type='b',las=1,pch=20,main=paste('sgRNAs in',targetgene),ylab='Read counts',xlab='Samples',xlim=c(0.7,length(vali)+0.3),ylim = yrange,col=colors[(i %% length(colors))],xaxt='n',log='y')
    axis(1,at=1:length(vali),labels=(collabel),las=2)
    # lines(0:100,rep(1,101),col='black');
  }else{
    lines(1:length(vali),vali,type='b',pch=20,col=colors[(i %% length(colors))])
  }
}




# parameters
# Do not modify the variables beginning with "__"
targetmat=list(c(970.6328084748828,1009.0319912476169,995.3465720927088,624.0517501791135,525.0509796803518,566.0554296291172),c(522.6910274958867,506.22428906271523,442.8206620963544,636.8857193344679,716.6754248191663,569.649432356921),c(167.21683294889596,148.05209803858938,132.56050787916672,332.07895189479814,417.7412904026156,472.61135870621524),c(97.45086953313142,104.7753309196171,93.1351844151042,319.2449827394436,343.007756798478,296.50522504382326),c(942.947902357516,1003.3376797845942,937.6370406453129,952.9222097850729,933.2110478260266,1036.8697869714304),c(240.30498509874454,227.77245852090675,283.4052237416668,206.9477526300916,208.8706452013078,195.87314866531355))
targetgene="Brd4"
collabel=c("amCD19_1to2rep1","amCD19_1to2rep2","amCD19_1to2rep3","amCD19_1to10rep1","amCD19_1to10rep2","amCD19_1to10rep3")

# set up color using RColorBrewer
#library(RColorBrewer)
#colors <- brewer.pal(length(targetgenelist), "Set1")

colors=c( "#E41A1C", "#377EB8", "#4DAF4A", "#984EA3", "#FF7F00",  "#A65628", "#F781BF",
          "#999999", "#66C2A5", "#FC8D62", "#8DA0CB", "#E78AC3", "#A6D854", "#FFD92F", "#E5C494", "#B3B3B3", 
          "#8DD3C7", "#FFFFB3", "#BEBADA", "#FB8072", "#80B1D3", "#FDB462", "#B3DE69", "#FCCDE5",
          "#D9D9D9", "#BC80BD", "#CCEBC5", "#FFED6F")


## code

targetmatvec=unlist(targetmat)+1
yrange=range(targetmatvec[targetmatvec>0]);
# yrange[1]=1; # set the minimum value to 1
for(i in 1:length(targetmat)){
  vali=targetmat[[i]]+1;
  if(i==1){
    plot(1:length(vali),vali,type='b',las=1,pch=20,main=paste('sgRNAs in',targetgene),ylab='Read counts',xlab='Samples',xlim=c(0.7,length(vali)+0.3),ylim = yrange,col=colors[(i %% length(colors))],xaxt='n',log='y')
    axis(1,at=1:length(vali),labels=(collabel),las=2)
    # lines(0:100,rep(1,101),col='black');
  }else{
    lines(1:length(vali),vali,type='b',pch=20,col=colors[(i %% length(colors))])
  }
}




# parameters
# Do not modify the variables beginning with "__"
targetmat=list(c(1076.9428479655717,1122.348789361768,1070.7689300239588,1182.329408437035,1224.4802044370247,1318.999001104038),c(509.95597068189795,460.6697973585339,442.8206620963544,826.1867643759471,760.7490472010936,790.680600116862),c(930.7665436658746,976.0049847620854,1020.4873580697922,1381.25593034503,1506.1681387910821,1604.7222179644496),c(468.98230962819497,568.2922840096624,456.5338180838544,585.5498427130499,565.2921131595028,575.0404364486269),c(780.1606543873987,849.5912702829822,843.3590932312504,1224.0398081919373,1408.4396717702866,1326.1870065596459),c(525.4595181076234,530.1403972074105,488.53118205468775,583.9455965686305,607.449491090042,537.3034078066858))
targetgene="Eif2ak4"
collabel=c("amCD19_1to2rep1","amCD19_1to2rep2","amCD19_1to2rep3","amCD19_1to10rep1","amCD19_1to10rep2","amCD19_1to10rep3")

# set up color using RColorBrewer
#library(RColorBrewer)
#colors <- brewer.pal(length(targetgenelist), "Set1")

colors=c( "#E41A1C", "#377EB8", "#4DAF4A", "#984EA3", "#FF7F00",  "#A65628", "#F781BF",
          "#999999", "#66C2A5", "#FC8D62", "#8DA0CB", "#E78AC3", "#A6D854", "#FFD92F", "#E5C494", "#B3B3B3", 
          "#8DD3C7", "#FFFFB3", "#BEBADA", "#FB8072", "#80B1D3", "#FDB462", "#B3DE69", "#FCCDE5",
          "#D9D9D9", "#BC80BD", "#CCEBC5", "#FFED6F")


## code

targetmatvec=unlist(targetmat)+1
yrange=range(targetmatvec[targetmatvec>0]);
# yrange[1]=1; # set the minimum value to 1
for(i in 1:length(targetmat)){
  vali=targetmat[[i]]+1;
  if(i==1){
    plot(1:length(vali),vali,type='b',las=1,pch=20,main=paste('sgRNAs in',targetgene),ylab='Read counts',xlab='Samples',xlim=c(0.7,length(vali)+0.3),ylim = yrange,col=colors[(i %% length(colors))],xaxt='n',log='y')
    axis(1,at=1:length(vali),labels=(collabel),las=2)
    # lines(0:100,rep(1,101),col='black');
  }else{
    lines(1:length(vali),vali,type='b',pch=20,col=colors[(i %% length(colors))])
  }
}




# parameters
# Do not modify the variables beginning with "__"
targetmat=list(c(791.7883149566928,792.0787245064532,778.7929837901046,673.7833806561122,718.5916692705545,734.9735578359013),c(262.452909992638,281.8684174196221,265.6923972578126,487.6908279034717,517.3860018747991,546.2884146261956),c(808.3992586271129,808.0227966029167,733.6538453312504,755.5999340214972,837.3988252566194,871.5456614924501),c(146.17630429969714,132.67745708842818,174.27135734114592,316.036490450605,249.11177868045885,282.12921413260756),c(394.2330631113044,409.4209941913299,445.6775695937502,832.6037489536244,732.0053804302714,765.5225810222346),c(366.5481569939375,349.0612926832896,308.54600971875016,551.8606736802443,611.2819799928183,587.6194459959406))
targetgene="Stub1"
collabel=c("amCD19_1to2rep1","amCD19_1to2rep2","amCD19_1to2rep3","amCD19_1to10rep1","amCD19_1to10rep2","amCD19_1to10rep3")

# set up color using RColorBrewer
#library(RColorBrewer)
#colors <- brewer.pal(length(targetgenelist), "Set1")

colors=c( "#E41A1C", "#377EB8", "#4DAF4A", "#984EA3", "#FF7F00",  "#A65628", "#F781BF",
          "#999999", "#66C2A5", "#FC8D62", "#8DA0CB", "#E78AC3", "#A6D854", "#FFD92F", "#E5C494", "#B3B3B3", 
          "#8DD3C7", "#FFFFB3", "#BEBADA", "#FB8072", "#80B1D3", "#FDB462", "#B3DE69", "#FCCDE5",
          "#D9D9D9", "#BC80BD", "#CCEBC5", "#FFED6F")


## code

targetmatvec=unlist(targetmat)+1
yrange=range(targetmatvec[targetmatvec>0]);
# yrange[1]=1; # set the minimum value to 1
for(i in 1:length(targetmat)){
  vali=targetmat[[i]]+1;
  if(i==1){
    plot(1:length(vali),vali,type='b',las=1,pch=20,main=paste('sgRNAs in',targetgene),ylab='Read counts',xlab='Samples',xlim=c(0.7,length(vali)+0.3),ylim = yrange,col=colors[(i %% length(colors))],xaxt='n',log='y')
    axis(1,at=1:length(vali),labels=(collabel),las=2)
    # lines(0:100,rep(1,101),col='black');
  }else{
    lines(1:length(vali),vali,type='b',pch=20,col=colors[(i %% length(colors))])
  }
}




# parameters
# Do not modify the variables beginning with "__"
targetmat=list(c(917.4777887295385,915.0758521077429,866.7857347098962,1304.2521154129029,1071.1806483259732,1092.5768292523912),c(896.4372600803396,909.3815406447202,921.0669771604171,1155.0572239819066,1180.4065820550975,1257.9009547313713),c(796.7715980578188,869.5213604035615,785.6495617838546,1142.2232548265522,1153.5791597356633,1171.6448892640774),c(1376.4935321554813,1502.7287950916823,1481.59222814948,1524.0338371983491,1761.0286508257054,1739.4973202570964),c(640.0750294335223,650.859800223491,680.5153658796878,851.8547026866562,950.45724788852,893.1096778592737),c(387.58868564313633,428.2122220193047,390.253564144271,802.1230722096574,908.2998699579808,882.3276696758619))
targetgene="Rnf31"
collabel=c("amCD19_1to2rep1","amCD19_1to2rep2","amCD19_1to2rep3","amCD19_1to10rep1","amCD19_1to10rep2","amCD19_1to10rep3")

# set up color using RColorBrewer
#library(RColorBrewer)
#colors <- brewer.pal(length(targetgenelist), "Set1")

colors=c( "#E41A1C", "#377EB8", "#4DAF4A", "#984EA3", "#FF7F00",  "#A65628", "#F781BF",
          "#999999", "#66C2A5", "#FC8D62", "#8DA0CB", "#E78AC3", "#A6D854", "#FFD92F", "#E5C494", "#B3B3B3", 
          "#8DD3C7", "#FFFFB3", "#BEBADA", "#FB8072", "#80B1D3", "#FDB462", "#B3DE69", "#FCCDE5",
          "#D9D9D9", "#BC80BD", "#CCEBC5", "#FFED6F")


## code

targetmatvec=unlist(targetmat)+1
yrange=range(targetmatvec[targetmatvec>0]);
# yrange[1]=1; # set the minimum value to 1
for(i in 1:length(targetmat)){
  vali=targetmat[[i]]+1;
  if(i==1){
    plot(1:length(vali),vali,type='b',las=1,pch=20,main=paste('sgRNAs in',targetgene),ylab='Read counts',xlab='Samples',xlim=c(0.7,length(vali)+0.3),ylim = yrange,col=colors[(i %% length(colors))],xaxt='n',log='y')
    axis(1,at=1:length(vali),labels=(collabel),las=2)
    # lines(0:100,rep(1,101),col='black');
  }else{
    lines(1:length(vali),vali,type='b',pch=20,col=colors[(i %% length(colors))])
  }
}




# parameters
# Do not modify the variables beginning with "__"
targetmat=list(c(562.0035941825477,612.1384822749369,581.0949849703128,903.1905793080742,927.4623144718622,941.6287146846265),c(246.39566444456523,228.91132081351128,253.69338576875012,495.71205862556826,500.1398018123059,519.3333941676661),c(496.11351762321453,493.1273726977631,535.3844650119794,896.773594730397,914.0486033121452,993.7417542377834),c(871.5208445747094,853.0078571607958,894.7834281843755,898.3778408748162,831.650091902455,938.0347119568227),c(425.7938560851026,397.46294011898226,411.3946796250002,514.9630123586,530.7997130345162,465.4233532506074),c(649.487897513427,636.0545904196321,574.2384069765628,779.663626187787,845.063803062172,891.3126764953718))
targetgene="Keap1"
collabel=c("amCD19_1to2rep1","amCD19_1to2rep2","amCD19_1to2rep3","amCD19_1to10rep1","amCD19_1to10rep2","amCD19_1to10rep3")

# set up color using RColorBrewer
#library(RColorBrewer)
#colors <- brewer.pal(length(targetgenelist), "Set1")

colors=c( "#E41A1C", "#377EB8", "#4DAF4A", "#984EA3", "#FF7F00",  "#A65628", "#F781BF",
          "#999999", "#66C2A5", "#FC8D62", "#8DA0CB", "#E78AC3", "#A6D854", "#FFD92F", "#E5C494", "#B3B3B3", 
          "#8DD3C7", "#FFFFB3", "#BEBADA", "#FB8072", "#80B1D3", "#FDB462", "#B3DE69", "#FCCDE5",
          "#D9D9D9", "#BC80BD", "#CCEBC5", "#FFED6F")


## code

targetmatvec=unlist(targetmat)+1
yrange=range(targetmatvec[targetmatvec>0]);
# yrange[1]=1; # set the minimum value to 1
for(i in 1:length(targetmat)){
  vali=targetmat[[i]]+1;
  if(i==1){
    plot(1:length(vali),vali,type='b',las=1,pch=20,main=paste('sgRNAs in',targetgene),ylab='Read counts',xlab='Samples',xlim=c(0.7,length(vali)+0.3),ylim = yrange,col=colors[(i %% length(colors))],xaxt='n',log='y')
    axis(1,at=1:length(vali),labels=(collabel),las=2)
    # lines(0:100,rep(1,101),col='black');
  }else{
    lines(1:length(vali),vali,type='b',pch=20,col=colors[(i %% length(colors))])
  }
}




# parameters
# Do not modify the variables beginning with "__"
targetmat=list(c(660.0081618380265,615.5550691527505,605.0930079484378,1140.6190086821327,1111.4217818051243,995.5387556016854),c(1466.19262797575,1599.5320899630676,1422.1685522036464,1352.3794997454825,1176.5740931523212,1265.0889601869792),c(983.9215634112189,1011.309715832826,991.3469015963547,968.9646712292662,944.7085145343556,981.1627446904697),c(881.4874107769615,880.9099833296068,876.4992202010421,806.9358106429154,799.0739362288565,823.0266246670973),c(1197.6490386372914,1254.456815303894,1151.3337214505214,1034.738763150458,1092.2593372912427,1051.245797882646),c(845.4970328243845,928.172768472695,918.7814511625004,1538.4720524981228,1561.7392278813384,1635.2712411507828))
targetgene="Rbck1"
collabel=c("amCD19_1to2rep1","amCD19_1to2rep2","amCD19_1to2rep3","amCD19_1to10rep1","amCD19_1to10rep2","amCD19_1to10rep3")

# set up color using RColorBrewer
#library(RColorBrewer)
#colors <- brewer.pal(length(targetgenelist), "Set1")

colors=c( "#E41A1C", "#377EB8", "#4DAF4A", "#984EA3", "#FF7F00",  "#A65628", "#F781BF",
          "#999999", "#66C2A5", "#FC8D62", "#8DA0CB", "#E78AC3", "#A6D854", "#FFD92F", "#E5C494", "#B3B3B3", 
          "#8DD3C7", "#FFFFB3", "#BEBADA", "#FB8072", "#80B1D3", "#FDB462", "#B3DE69", "#FCCDE5",
          "#D9D9D9", "#BC80BD", "#CCEBC5", "#FFED6F")


## code

targetmatvec=unlist(targetmat)+1
yrange=range(targetmatvec[targetmatvec>0]);
# yrange[1]=1; # set the minimum value to 1
for(i in 1:length(targetmat)){
  vali=targetmat[[i]]+1;
  if(i==1){
    plot(1:length(vali),vali,type='b',las=1,pch=20,main=paste('sgRNAs in',targetgene),ylab='Read counts',xlab='Samples',xlim=c(0.7,length(vali)+0.3),ylim = yrange,col=colors[(i %% length(colors))],xaxt='n',log='y')
    axis(1,at=1:length(vali),labels=(collabel),las=2)
    # lines(0:100,rep(1,101),col='black');
  }else{
    lines(1:length(vali),vali,type='b',pch=20,col=colors[(i %% length(colors))])
  }
}




# parameters
# Do not modify the variables beginning with "__"
targetmat=list(c(438.5289128990914,383.2271614614256,457.67658108281273,442.7719358597309,354.50522350680683,391.7462973306271),c(694.8911435459087,670.2204591977682,703.9420073583336,903.1905793080742,846.9800475135602,787.086597389058),c(611.2827270714607,553.4870742058034,607.3785339463544,834.2079950980437,814.4038918399617,934.4407092290187),c(689.3541623224353,695.2754296350679,737.0821343281253,675.3876268005315,557.6271353539503,612.7774650905681),c(396.44785560069374,351.90844841480094,424.536454113021,771.6423954656905,691.7642469511204,796.0716042085679),c(444.06589412256477,458.9615039196271,450.24862158958354,903.1905793080742,917.8810922149215,853.5756478534306))
targetgene="Cbx4"
collabel=c("amCD19_1to2rep1","amCD19_1to2rep2","amCD19_1to2rep3","amCD19_1to10rep1","amCD19_1to10rep2","amCD19_1to10rep3")

# set up color using RColorBrewer
#library(RColorBrewer)
#colors <- brewer.pal(length(targetgenelist), "Set1")

colors=c( "#E41A1C", "#377EB8", "#4DAF4A", "#984EA3", "#FF7F00",  "#A65628", "#F781BF",
          "#999999", "#66C2A5", "#FC8D62", "#8DA0CB", "#E78AC3", "#A6D854", "#FFD92F", "#E5C494", "#B3B3B3", 
          "#8DD3C7", "#FFFFB3", "#BEBADA", "#FB8072", "#80B1D3", "#FDB462", "#B3DE69", "#FCCDE5",
          "#D9D9D9", "#BC80BD", "#CCEBC5", "#FFED6F")


## code

targetmatvec=unlist(targetmat)+1
yrange=range(targetmatvec[targetmatvec>0]);
# yrange[1]=1; # set the minimum value to 1
for(i in 1:length(targetmat)){
  vali=targetmat[[i]]+1;
  if(i==1){
    plot(1:length(vali),vali,type='b',las=1,pch=20,main=paste('sgRNAs in',targetgene),ylab='Read counts',xlab='Samples',xlim=c(0.7,length(vali)+0.3),ylim = yrange,col=colors[(i %% length(colors))],xaxt='n',log='y')
    axis(1,at=1:length(vali),labels=(collabel),las=2)
    # lines(0:100,rep(1,101),col='black');
  }else{
    lines(1:length(vali),vali,type='b',pch=20,col=colors[(i %% length(colors))])
  }
}




# parameters
# Do not modify the variables beginning with "__"
targetmat=list(c(648.3805012687324,644.0266264678638,615.3778749390628,798.9145799208187,779.9114917149751,763.7255796583327),c(404.19962931355644,451.5588990176976,444.53480659479186,603.1965503016623,603.6170021872657,575.0404364486269),c(702.089219136424,658.8318362717228,733.6538453312504,968.9646712292662,946.6247589857437,970.3807365070579),c(593.0106890339986,593.9166855932643,606.2357709473961,1132.5977779600362,1036.6882482009864,1223.7579288172342),c(629.5547651089229,629.2214166640049,664.5166838942712,830.9995028092051,797.1576917774684,803.2596096641757),c(450.7102715907328,438.4619826527455,454.81967358541687,543.8394429581477,521.2184907775754,610.9804637266661))
targetgene="Phf6"
collabel=c("amCD19_1to2rep1","amCD19_1to2rep2","amCD19_1to2rep3","amCD19_1to10rep1","amCD19_1to10rep2","amCD19_1to10rep3")

# set up color using RColorBrewer
#library(RColorBrewer)
#colors <- brewer.pal(length(targetgenelist), "Set1")

colors=c( "#E41A1C", "#377EB8", "#4DAF4A", "#984EA3", "#FF7F00",  "#A65628", "#F781BF",
          "#999999", "#66C2A5", "#FC8D62", "#8DA0CB", "#E78AC3", "#A6D854", "#FFD92F", "#E5C494", "#B3B3B3", 
          "#8DD3C7", "#FFFFB3", "#BEBADA", "#FB8072", "#80B1D3", "#FDB462", "#B3DE69", "#FCCDE5",
          "#D9D9D9", "#BC80BD", "#CCEBC5", "#FFED6F")


## code

targetmatvec=unlist(targetmat)+1
yrange=range(targetmatvec[targetmatvec>0]);
# yrange[1]=1; # set the minimum value to 1
for(i in 1:length(targetmat)){
  vali=targetmat[[i]]+1;
  if(i==1){
    plot(1:length(vali),vali,type='b',las=1,pch=20,main=paste('sgRNAs in',targetgene),ylab='Read counts',xlab='Samples',xlim=c(0.7,length(vali)+0.3),ylim = yrange,col=colors[(i %% length(colors))],xaxt='n',log='y')
    axis(1,at=1:length(vali),labels=(collabel),las=2)
    # lines(0:100,rep(1,101),col='black');
  }else{
    lines(1:length(vali),vali,type='b',pch=20,col=colors[(i %% length(colors))])
  }
}




# parameters
# Do not modify the variables beginning with "__"
targetmat=list(c(867.6449577182781,763.0377360450376,813.0758737588545,1097.3043627828113,1122.919248513453,1121.3288510748225),c(796.2178999354715,805.7450720177077,858.7863937171879,1140.6190086821327,1124.8354929648413,1090.779827888489),c(525.4595181076234,476.61386945499737,475.3894075666669,510.1502739253421,515.469757423411,469.01735597841133),c(953.4681666821153,999.9210929067806,982.7761791041671,474.8568587481172,469.4798905900956,465.4233532506074),c(169.43162543828532,149.7603914774962,122.84702238802089,332.07895189479814,283.6041788054455,307.287233227235),c(122.36728503876161,142.927217721869,146.8450453661459,277.5345829845415,243.36304532629444,256.9711950379801))
targetgene="Zmiz1"
collabel=c("amCD19_1to2rep1","amCD19_1to2rep2","amCD19_1to2rep3","amCD19_1to10rep1","amCD19_1to10rep2","amCD19_1to10rep3")

# set up color using RColorBrewer
#library(RColorBrewer)
#colors <- brewer.pal(length(targetgenelist), "Set1")

colors=c( "#E41A1C", "#377EB8", "#4DAF4A", "#984EA3", "#FF7F00",  "#A65628", "#F781BF",
          "#999999", "#66C2A5", "#FC8D62", "#8DA0CB", "#E78AC3", "#A6D854", "#FFD92F", "#E5C494", "#B3B3B3", 
          "#8DD3C7", "#FFFFB3", "#BEBADA", "#FB8072", "#80B1D3", "#FDB462", "#B3DE69", "#FCCDE5",
          "#D9D9D9", "#BC80BD", "#CCEBC5", "#FFED6F")


## code

targetmatvec=unlist(targetmat)+1
yrange=range(targetmatvec[targetmatvec>0]);
# yrange[1]=1; # set the minimum value to 1
for(i in 1:length(targetmat)){
  vali=targetmat[[i]]+1;
  if(i==1){
    plot(1:length(vali),vali,type='b',las=1,pch=20,main=paste('sgRNAs in',targetgene),ylab='Read counts',xlab='Samples',xlim=c(0.7,length(vali)+0.3),ylim = yrange,col=colors[(i %% length(colors))],xaxt='n',log='y')
    axis(1,at=1:length(vali),labels=(collabel),las=2)
    # lines(0:100,rep(1,101),col='black');
  }else{
    lines(1:length(vali),vali,type='b',pch=20,col=colors[(i %% length(colors))])
  }
}



dev.off()
Sweave("cd19_1to10_v_cd19_1to2_summary.Rnw");
library(tools);

texi2dvi("cd19_1to10_v_cd19_1to2_summary.tex",pdf=TRUE);
